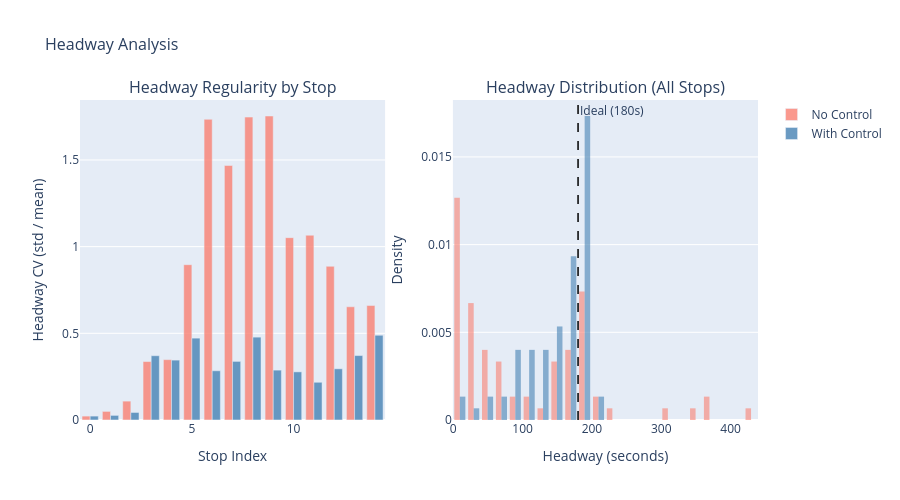

The cell this chart's notebook holds for it:
### Markdown cell above
## Headway analysis at stops

**Headway** is the time between consecutive bus arrivals at the same stop. Even headways = regular service. Headways that shrink then grow = buses bunching up.

We compute headways from the `arrival_log` recorded by each `BusStop` component and plot the coefficient of variation (CV) across stops.

### Code cell
def compute_stop_headways(
    stops: list[BusStop],
) -> dict[int, list[float]]:
    """Compute headways (in seconds) at each stop from arrival logs."""
    headways: dict[int, list[float]] = {}
    for i, stop in enumerate(stops):
        log = sorted(stop.arrival_log, key=lambda x: x[0])  # sort by tick
        if len(log) < 2:
            headways[i] = []
            continue
        hw = []
        for j in range(1, len(log)):
            dt = (log[j][0] - log[j - 1][0]) * TICK_SECONDS
            hw.append(dt)
        headways[i] = hw
    return headways


hw_nc = compute_stop_headways(stops_nc)
hw_ctrl = compute_stop_headways(stops_ctrl)


def headway_cv(headways: dict[int, list[float]]) -> list[float]:
    """Compute CV (std/mean) at each stop."""
    cvs = []
    for i in range(NUM_STOPS):
        hw = headways.get(i, [])
        if len(hw) >= 2:
            arr = np.array(hw)
            cvs.append(float(arr.std() / arr.mean()) if arr.mean() > 0 else 0.0)
        else:
            cvs.append(0.0)
    return cvs


cv_nc = headway_cv(hw_nc)
cv_ctrl = headway_cv(hw_ctrl)

# Headway distribution (all stops combined)
all_hw_nc = [h for hws in hw_nc.values() for h in hws]
all_hw_ctrl = [h for hws in hw_ctrl.values() for h in hws]

ideal_headway = DEPARTURE_HEADWAY_TICKS * TICK_SECONDS
stop_indices = list(range(NUM_STOPS))

fig = make_subplots(
    rows=1, cols=2,
    subplot_titles=["Headway Regularity by Stop", "Headway Distribution (All Stops)"],
    horizontal_spacing=0.1,
)

fig.add_trace(
    go.Bar(name="No Control", x=stop_indices, y=cv_nc, marker_color="salmon", opacity=0.8),
    row=1, col=1,
)
fig.add_trace(
    go.Bar(name="With Control", x=stop_indices, y=cv_ctrl, marker_color="steelblue", opacity=0.8),
    row=1, col=1,
)
fig.add_trace(
    go.Histogram(
        x=all_hw_nc, name="No Control",
        marker_color="salmon", opacity=0.6,
        histnorm="probability density", nbinsx=25,
        showlegend=False,
    ),
    row=1, col=2,
)
fig.add_trace(
    go.Histogram(
        x=all_hw_ctrl, name="With Control",
        marker_color="steelblue", opacity=0.6,
        histnorm="probability density", nbinsx=25,
        showlegend=False,
    ),
    row=1, col=2,
)
fig.add_vline(
    x=ideal_headway,
    line=dict(color="black", dash="dash", width=1.5),
    annotation_text=f"Ideal ({ideal_headway}s)",
    annotation_position="top right",
    row=1, col=2,
)

fig.update_xaxes(title_text="Stop Index", col=1)
fig.update_yaxes(title_text="Headway CV (std / mean)", col=1)
fig.update_xaxes(title_text="Headway (seconds)", col=2)
fig.update_yaxes(title_text="Density", col=2)
fig.update_layout(
    title=dict(text="Headway Analysis", font=dict(size=16)),
    barmode="group",
    height=500,
)
fig.show()

### Figure 1 — Plotly figure (JSON) as saved in the notebook; plotly's stock layout.template omitted (floating-point values rounded to 4 significant figures)
{"data": [{"marker": {"color": "salmon"}, "name": "No Control", "opacity": 0.8, "type": "bar", "x": [0, 1, 2, 3, 4, 5, 6, 7, 8, 9, 10, 11, 12, 13, 14], "xaxis": "x", "y": [0.02247, 0.04969, 0.1089, 0.3372, 0.3482, 0.8959, 1.735, 1.468, 1.747, 1.754, 1.052, 1.066, 0.8864, 0.6531, 0.6603], "yaxis": "y"}, {"marker": {"color": "steelblue"}, "name": "With Control", "opacity": 0.8, "type": "bar", "x": [0, 1, 2, 3, 4, 5, 6, 7, 8, 9, 10, 11, 12, 13, 14], "xaxis": "x", "y": [0.02247, 0.02662, 0.04348, 0.3708, 0.3455, 0.4722, 0.284, 0.3381, 0.4779, 0.2877, 0.2776, 0.2176, 0.2953, 0.3717, 0.4888], "yaxis": "y"}, {"histnorm": "probability density", "marker": {"color": "salmon"}, "name": "No Control", "nbinsx": 25, "opacity": 0.6, "showlegend": false, "type": "histogram", "x": [170, 180, 180, 180, 180, 190, 170, 170, 180, 190, 190, 150, 200, 160, 190, 50, 150, 170, 180, 180, 110, 80, 150, 230, 160, 0, 50, 130, 310, 100, 10, 10, 20, 420, 10, 0, 20, 0, 370, 90, 0, 20, 0, 350, 20, 0, 20, 20, 360, 0, 0, 20, 20, 210, 150, 20, 10, 10, 150, 60, 70, 20, 10, 0, 40, 10, 10, 40, 70, 60, 40, 70, 10, 40, 10], "xaxis": "x2", "yaxis": "y2"}, {"histnorm": "probability density", "marker": {"color": "steelblue"}, "name": "With Control", "nbinsx": 25, "opacity": 0.6, "showlegend": false, "type": "histogram", "x": [170, 180, 180, 180, 180, 190, 180, 180, 180, 190, 190, 180, 190, 170, 190, 40, 170, 190, 180, 180, 90, 80, 180, 200, 180, 160, 10, 170, 190, 190, 140, 80, 110, 180, 180, 130, 170, 70, 120, 210, 110, 170, 190, 20, 190, 110, 190, 170, 80, 140, 110, 180, 170, 80, 130, 140, 150, 160, 80, 120, 120, 150, 170, 60, 130, 110, 170, 150, 40, 140, 110, 150, 160, 10, 170], "xaxis": "x2", "yaxis": "y2"}], "layout": {"annotations": [{"font": {"size": 16}, "showarrow": false, "text": "Headway Regularity by Stop", "x": 0.225, "xanchor": "center", "xref": "paper", "y": 1, "yanchor": "bottom", "yref": "paper"}, {"font": {"size": 16}, "showarrow": false, "text": "Headway Distribution (All Stops)", "x": 0.775, "xanchor": "center", "xref": "paper", "y": 1, "yanchor": "bottom", "yref": "paper"}, {"showarrow": false, "text": "Ideal (180s)", "x": 180, "xanchor": "left", "xref": "x2", "y": 1, "yanchor": "top", "yref": "y2 domain"}], "barmode": "group", "height": 500, "shapes": [{"line": {"color": "black", "dash": "dash", "width": 1.5}, "type": "line", "x0": 180, "x1": 180, "xref": "x2", "y0": 0, "y1": 1, "yref": "y2 domain"}], "title": {"font": {"size": 16}, "text": "Headway Analysis"}, "xaxis": {"anchor": "y", "domain": [0, 0.45], "title": {"text": "Stop Index"}}, "xaxis2": {"anchor": "y2", "domain": [0.55, 1], "title": {"text": "Headway (seconds)"}}, "yaxis": {"anchor": "x", "domain": [0, 1], "title": {"text": "Headway CV (std / mean)"}}, "yaxis2": {"anchor": "x2", "domain": [0, 1], "title": {"text": "Density"}}}}
